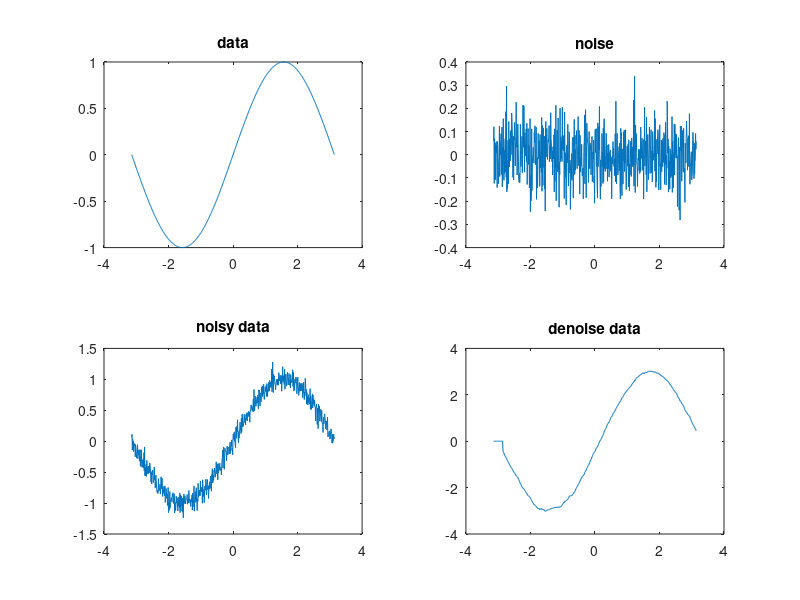

The MATLAB source for this figure:
clc
clear
close all
tic

x = -pi : 0.01 : pi;
y = sin(x);
my_noise = 0.1*randn(size(y));
z = y+my_noise;

% a1 = 0.25;
% a2 = 0.25;
% a3 = 0.25;
% a4 = 0.25;
% 
% for n = 1+3:size(x,2)
%     y_denoise(n) = a1*z(n) + a2*z(n-1) + a3*z(n-2) + a4*z(n-3);
% end

k = 30;
a = 0.1*ones(1,k);
y_denoise = zeros(size(z));
for n = k:size(x,2)
    y_denoise(n) = sum(a .* z(n-k+1:n));
end

figure(1);
subplot(2,2,1); plot(x,y); title('data');
subplot(2,2,2); plot(x,my_noise); title('noise');
subplot(2,2,3); plot(x,z); title('noisy data');
subplot(2,2,4); plot(x,y_denoise); title('denoise data');

toc

